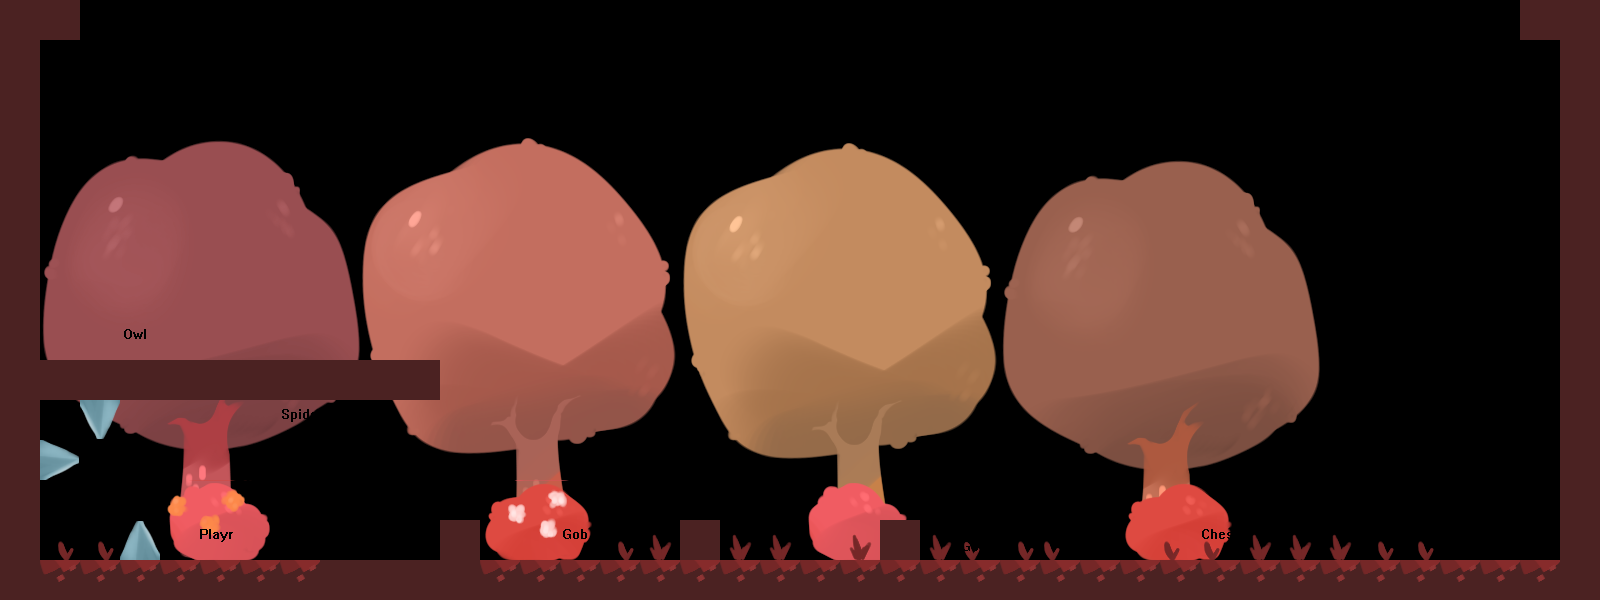

Rendered tile map (Tiled .tmx) drawn with the repository's tilesets; below, a short description and the map source with its tile grids summarised:
An orthogonal 40x15 tile map with 40x40 px tiles, 5 tile layers (Bg1, Bg2, Bg3, Solid Tiles, ...).

<map version="1.0" orientation="orthogonal" width="40" height="15" tilewidth="40" tileheight="40">
 <tileset firstgid="1" name="Tileset" tilewidth="40" tileheight="40">
  <image source="../images/tileset.png" width="1800" height="480" />
 </tileset>
 <layer name="Bg1" width="40" height="15">
  <data>[600 cells, 273 non-empty, 273 distinct tile ids]</data>
 </layer>
 <layer name="Bg2" width="40" height="15">
  <data>[600 cells, 24 non-empty, 24 distinct tile ids]</data>
 </layer>
 <layer name="Bg3" width="40" height="15">
  <data>[600 cells, 21 non-empty, 3 distinct tile ids]</data>
 </layer>
 <layer name="Solid Tiles" width="40" height="15">
  <data>[600 cells, 83 non-empty, 2 distinct tile ids]</data>
 </layer>
 <layer name="PCs" width="40" height="15">
  <data>[600 cells, 11 non-empty, 11 distinct tile ids]</data>
 </layer>
</map>
